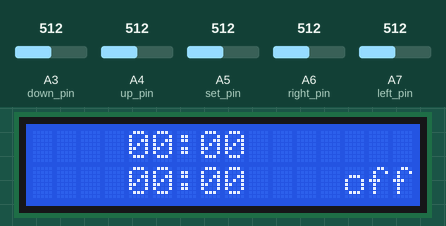
A sketch run on a simulated Arduino Nano, built with avr-gcc and run on an emulated ATmega328P. Shown: 16×2 character LCD. The test bench sets the inputs (shaded band); at power-on: A3 (down_pin) = 512, A4 (up_pin) = 512, A5 (set_pin) = 512, A6 (right_pin) = 512, A7 (left_pin) = 512.

Above: at 0.1 s.
At 3.1 s:
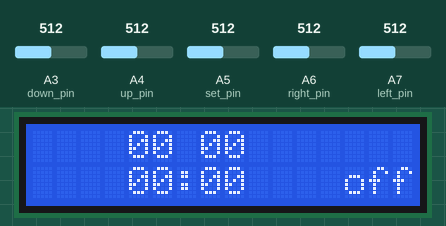
At 7.1 s:
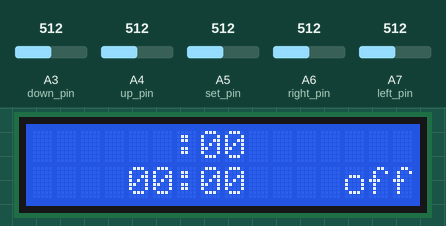
At 14.1 s:
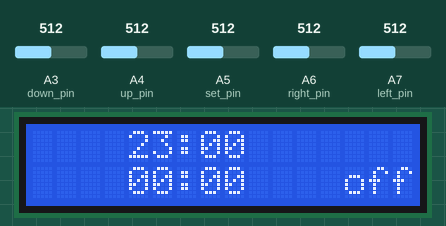
At 21.2 s:
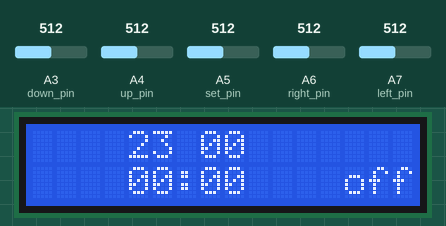
At 29.2 s:
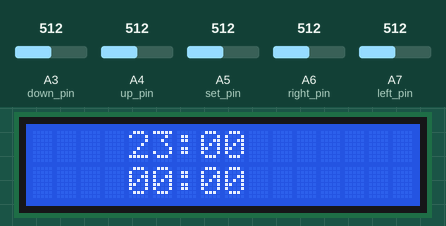

The sketch:

sketch.ino
```cpp
#include <LiquidCrystal.h>
// lcd pins
const int RS = 7;
const int E = 6;
const int D4 = 5;
const int D5 = 4;
const int D6 = 3;
const int D7 = 2;
// buttons pins
const int set_pin = A5;
const int up_pin = A4;
const int down_pin = A3;
const int left_pin = A7;
const int right_pin = A6;
// buzzer pins
const int buzzer_pin = A2;
// display object
LiquidCrystal lcd(RS, E, D4, D5, D6, D7);
// time variables
const int press_time = 1000; // the pressing time required for a button to work in ms
int h, m, s; // store the time values for the clock
int a_h, a_m; // store the time values for the alarm
int present_second, last_second; // used for updating the time each second
// button pressing times - save the time since the buttons were pressed
unsigned long set_press_time, up_press_time, down_press_time, left_press_time, right_press_time;
// button states
bool set_last_state, up_last_state, down_last_state, left_last_state, right_last_state;
bool set_present_state, up_present_state, down_present_state, left_present_state, right_present_state;
// alarm variables
bool alarm_state, alarm_sound_turned_off = true;
unsigned long alarm_start_time;
// position of index
int clock_index;
int alarm_index;

// button functions
bool set_is_pressed()
{
  set_present_state = analogRead(set_pin);
  if(!(set_present_state && set_last_state))
    set_press_time = millis();
  set_last_state = set_present_state;
  if(millis() - set_press_time  > press_time)
  {
    set_press_time = millis();
    return true;
  }
  return false;
}

bool up_is_pressed()
{
  up_present_state = analogRead(up_pin);
  if(!(up_present_state && up_last_state))
    up_press_time = millis();
  up_last_state = up_present_state;
  if(millis() - up_press_time > press_time)
  {
    up_press_time = millis();
    return true;
  }
  return false;
}

bool down_is_pressed()
{
  down_present_state = analogRead(down_pin);
  if(!(down_present_state && down_last_state))
    down_press_time = millis();
  down_last_state = down_present_state;
  if(millis() - down_press_time > press_time)
  {
    down_press_time = millis();
    return true;
  }
  return false;
}

bool left_is_pressed()
{
  left_present_state = analogRead(left_pin);
  if(!(left_present_state && left_last_state))
    left_press_time = millis();
  left_last_state = left_present_state;
  if(millis() - left_press_time > press_time)
  {
    left_press_time = millis();
    return true;
  }
  return false;
}

bool right_is_pressed()
{
  right_present_state = analogRead(right_pin);
  if(!(right_present_state && right_last_state))
    right_press_time = millis();
  right_last_state = right_present_state;
  if(millis() - right_press_time > press_time)
  {
    right_press_time = millis();
    return true;
  }
  return false;
}

// time functions
void updateTimeEachSecond()
{
  present_second = millis() % 10000 / 1000;
  if(present_second != last_second)
  {
    s++;
    if(s > 59)
    {
      s = 0, m++;
      if(m > 59)
      {
        m = 0, h++;
        if(h > 23)
          h = 0;
      }
    }
  }
  last_second = present_second;
}

void incrementClockHour()
{
  h++;
  if(h > 23)
    h = 0;
}

void decrementClockHour()
{
  h--;
  if(h < 0)
    h = 23;
}

void incrementClockMinute()
{
  m++;
  if(m > 59)
    m = 0;
}

void decrementClockMinute()
{
  m--;
  if(m < 0)
    m = 59;
}

void resetSecond()
{
  s = 0;
}

void incrementAlarmHour()
{
  a_h++;
  if(a_h > 23)
    a_h = 0;
}

void decrementAlarmHour()
{
  a_h--;
  if(a_h < 0)
    a_h = 23;
}

void incrementAlarmMinute()
{
  a_m++;
  if(a_m > 59)
    a_m = 0;
}

void decrementAlarmMinute()
{
  a_m--;
  if(a_m < 0)
    a_m = 59;
}

void toggleAlarmState()
{
  alarm_state = !alarm_state;
}

// index functions
void incrementClockIndex()
{
  clock_index++;
  if(clock_index > 1)
    clock_index = 0;
}

void decrementClockIndex()
{
  clock_index--;
  if(clock_index < 0)
    clock_index = 1;
}

void incrementAlarmIndex()
{
  alarm_index++;
  if(alarm_index > 2)
    alarm_index = 0;
}

void decrementAlarmIndex()
{
  alarm_index--;
  if(alarm_index < 0)
    alarm_index = 2;
}

// display functions
void showClock(bool blink_hour, bool blink_minute, bool blink_column)
{
  bool blink = millis() % 10000 / 1000 % 2;
  lcd.setCursor(4, 0);
  String hour = "";
  if(h < 10)
    hour += "0";
  hour += String(h);
  if(blink_hour && blink)
    hour = "  ";
  lcd.print(hour);
  lcd.setCursor(6, 0);
  String column = ":";
  if(blink_column && blink)
    column = " ";
  lcd.print(column);
  lcd.setCursor(7, 0);
  String minute = "";
  if(m < 10)
    minute += "0";
  minute += String(m);
  if(blink_minute && blink)
    minute = "  ";
  lcd.print(minute);
}

void showAlarm(bool blink_hour, bool blink_minute, bool blink_state)
{
  bool blink = millis() % 10000 / 1000 % 2;
  lcd.setCursor(4, 1);
  String hour = "";
  if(a_h < 10)
    hour += "0";
  hour += String(a_h);
  if(blink_hour && blink)
    hour = "  ";
  lcd.print(hour);
  lcd.setCursor(6, 1);
  lcd.print(":");
  lcd.setCursor(7, 1);
  String minute = "";
  if(a_m < 10)
    minute += "0";
  minute += String(a_m);
  if(blink_minute && blink)
    minute = "  ";
  lcd.print(minute);
  lcd.setCursor(13, 1);
  String state = "on ";
  if(alarm_state == false)
    state = "off";
  if(blink_state && blink)
    state = "   ";
  lcd.print(state);
}

// buzzer function
bool alarmTime()
{
  if(h == a_h && m == a_m && s == 0)
  {
    alarm_sound_turned_off = false;
    return true;
  }
  return false;
}

void soundOn()
{
  (s % 2 == 0) ? tone(buzzer_pin, 1000) : noTone(buzzer_pin);
}

void soundOff()
{
  noTone(buzzer_pin);
}

// main functions
void setup()
{
  pinMode(set_pin, INPUT);
  pinMode(left_pin, INPUT);
  pinMode(right_pin, INPUT);
  pinMode(up_pin, INPUT);
  pinMode(down_pin, INPUT);
  lcd.begin(16, 2);
  showAlarm(false, false, false);
}

void loop()
{
  updateTimeEachSecond();
  showClock(false, false, true);
  // starting the alarm sound if the clock matches the alarm
  if(alarmTime() && alarm_state)
  {
    alarm_start_time = millis();
    while(alarm_sound_turned_off == false)
    {
      updateTimeEachSecond();
      showClock(false, false, true);
      soundOn();
      if(set_is_pressed() || millis() >= alarm_start_time + 60000) // press "Set" or wait 60 seconds
      {
        alarm_sound_turned_off = true;
        soundOff();
      }
    }
  }
  // modifying the values of the clock/alarm
  if(set_is_pressed())
  {
    while(!set_is_pressed()) // set the clock
    {
      updateTimeEachSecond();
      if(left_is_pressed())
        decrementClockIndex();
      if(right_is_pressed())
        incrementClockIndex();
      if(clock_index == 0)
      {
        if(up_is_pressed())
          incrementClockHour();
        if(down_is_pressed())
          decrementClockHour();
        showClock(true, false, false);
      }
      if(clock_index == 1)
      {
        if(up_is_pressed())
        {
          incrementClockMinute();
          resetSecond();
        }
        if(down_is_pressed())
        {
          decrementClockMinute();
          resetSecond();
        }
        showClock(false, true, false);
      }
    }
    while(!set_is_pressed()) // set the alarm
    {
      updateTimeEachSecond();
      showClock(false, false, false);
      if(left_is_pressed())
        decrementAlarmIndex();
      if(right_is_pressed())
        incrementAlarmIndex();
      if(alarm_index == 0)
      {
        if(up_is_pressed())
          incrementAlarmHour();
        if(down_is_pressed())
          decrementAlarmHour();
        showAlarm(true, false, false);
      }
      if(alarm_index == 1)
      {
        if(up_is_pressed())
          incrementAlarmMinute();
        if(down_is_pressed())
          decrementAlarmMinute();
        showAlarm(false, true, false);
      }
      if(alarm_index == 2)
      {
        if(up_is_pressed() || down_is_pressed())
          toggleAlarmState();
        showAlarm(false, false, true);
      }
    }
    clock_index = alarm_index = 0;
    showAlarm(false, false, false);
  }
}
```

Measured:
- what the display in image 1 shows lasts 0.9 s, from 3.1 s to 4.0 s
- what the display in image 3 shows lasts 1.0 s, from 14.0 s to 15.0 s
